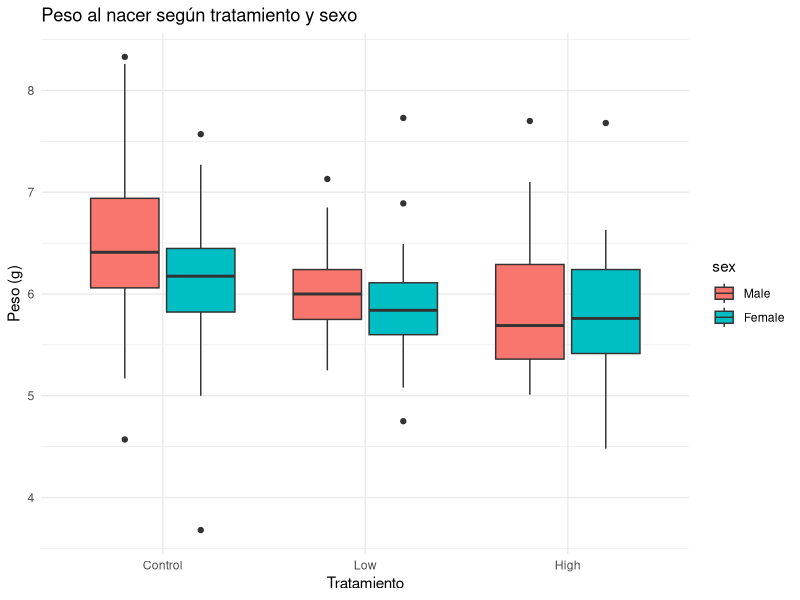
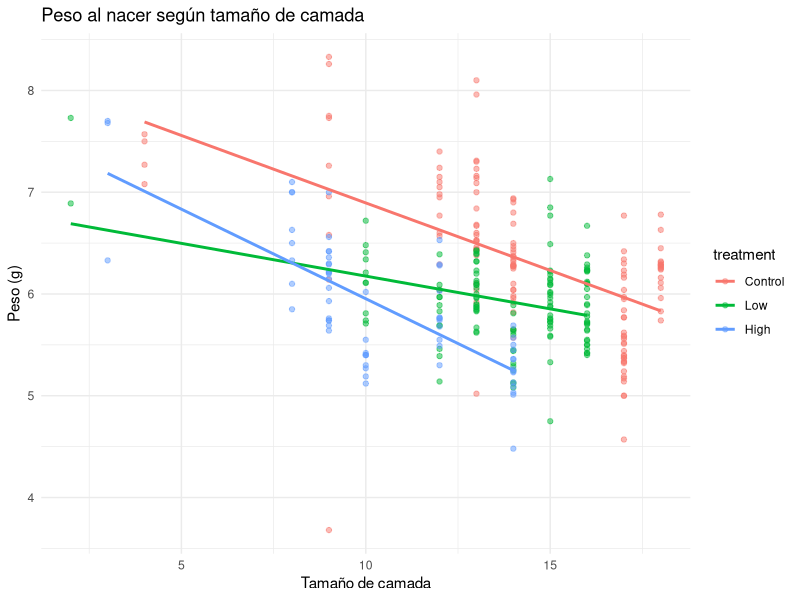
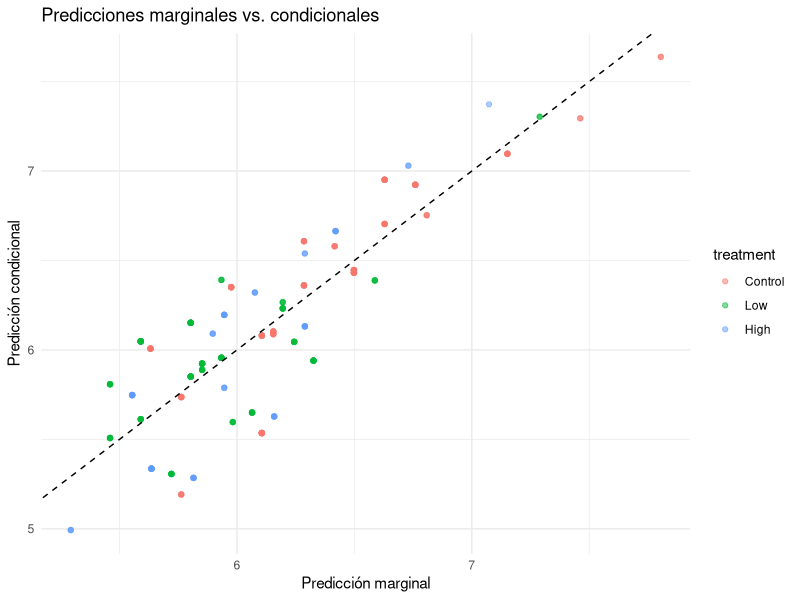
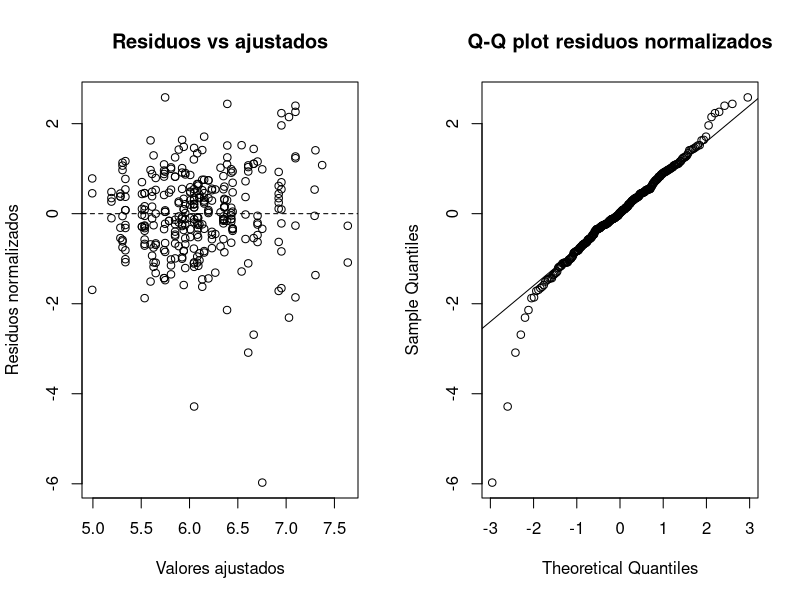

The R script that drew these images, in order:
## ---- chunk 1
library(nlme)
library(ggplot2)
library(dplyr)

ratpup <- read.table(
  "Rat_Pup.txt",
  header = TRUE,
  sep = "\t"
)

ratpup <- ratpup |>
  mutate(
    litter = factor(litter),
    treatment = factor(treatment, levels = c("Control", "Low", "High")),
    sex = factor(sex, levels = c("Male", "Female")),
    sex1 = if_else(sex == "Female", 1, 0),
    trtgrp = factor(
      if_else(treatment == "Control", "Control", "High_Low"),
      levels = c("Control", "High_Low")
    )
  )
## ---- chunk 2
ratpup |>
  group_by(treatment) |>
  summarise(
    Camadas = n_distinct(litter),
    Crias = n(),
    Peso_medio = round(mean(weight), 2),
    DE = round(sd(weight), 2)
  ) |>
  knitr::kable(caption = "Resumen por grupo de tratamiento")
## ---- chunk 3
ggplot(ratpup, aes(x = treatment, y = weight, fill = sex)) +
  geom_boxplot() +
  labs(title = "Peso al nacer según tratamiento y sexo",
       x = "Tratamiento", y = "Peso (g)") +
  theme_minimal()
## ---- chunk 4
ggplot(ratpup, aes(x = litsize, y = weight, color = treatment)) +
  geom_point(alpha = 0.5) +
  geom_smooth(method = "lm", se = FALSE) +
  labs(title = "Peso al nacer según tamaño de camada",
       x = "Tamaño de camada", y = "Peso (g)") +
  theme_minimal()
## ---- chunk 5
model3.1.fit <- lme(
  weight ~ treatment + sex1 + litsize + treatment:sex1,
  random = ~1 | litter,
  data = ratpup,
  method = "REML")
## ---- chunk 6
model3.1a.fit <- gls(
  weight ~ treatment + sex1 + litsize + treatment:sex1,
  data = ratpup,
  method = "REML")

lrt_h31 <- anova(model3.1a.fit, model3.1.fit)
lrt_h31
## ---- chunk 7
model3.2a.fit <- lme(
  weight ~ treatment + sex1 + litsize + treatment:sex1,
  random = ~1 | litter,
  data = ratpup,
  method = "REML",
  weights = varIdent(form = ~1 | treatment))
anova(model3.1.fit, model3.2a.fit)
## ---- chunk 8
model3.2b.fit <- lme(
  weight ~ treatment + sex1 + litsize + treatment:sex1,
  random = ~1 | litter,
  data = ratpup,
  method = "REML",
  weights = varIdent(form = ~1 | trtgrp))
anova(model3.2a.fit, model3.2b.fit)
## ---- chunk 9
anova(model3.1.fit, model3.2b.fit)
## ---- chunk 10
anova(model3.2b.fit)
## ---- chunk 11
model3.3.ml.fit <- lme(
  weight ~ treatment + sex1 + litsize,
  random = ~1 | litter,
  data = ratpup,
  method = "ML",
  weights = varIdent(form = ~1 | trtgrp))

model3.3a.ml.fit <- lme(
  weight ~ sex1 + litsize,
  random = ~1 | litter,
  data = ratpup,
  method = "ML",
  weights = varIdent(form = ~1 | trtgrp))

anova(model3.3a.ml.fit, model3.3.ml.fit)
## ---- chunk 12
model3.3.reml.fit <- lme(
  weight ~ treatment + sex1 + litsize,
  random = ~1 | litter,
  data = ratpup,
  method = "REML",
  weights = varIdent(form = ~1 | trtgrp))
summary(model3.3.reml.fit)
intervals(model3.3.reml.fit)
## ---- chunk 13
coefs <- intervals(model3.3.reml.fit)$fixed
tabla <- data.frame(
  Efecto = rownames(coefs),
  Estimacion = round(coefs[, "est."], 3),
  IC_inferior = round(coefs[, "lower"], 3),
  IC_superior = round(coefs[, "upper"], 3))
knitr::kable(tabla, caption = "Efectos fijos — Model 3.3 (REML)")
## ---- chunk 14
vc <- VarCorr(model3.3.reml.fit)

var_litter <- as.numeric(vc["(Intercept)", "Variance"])
var_res_control <- as.numeric(vc["Residual", "Variance"])

sd_ratio <- coef(
  model3.3.reml.fit$modelStruct$varStruct,
  unconstrained = FALSE)

var_res_high_low <- var_res_control * unname(sd_ratio)^2

icc_control  <- var_litter / (var_litter + var_res_control)
icc_high_low <- var_litter / (var_litter + var_res_high_low)

cat("Varianza entre camadas:     ", round(var_litter, 4), "\n")
cat("Varianza residual Control:  ", round(var_res_control, 4), "\n")
cat("Varianza residual High/Low: ", round(var_res_high_low, 4), "\n")
cat("ICC Control:                ", round(icc_control, 4), "\n")
cat("ICC High/Low:               ", round(icc_high_low, 4), "\n")
## ---- chunk 15
ratpup$pred_marginal    <- predict(model3.3.reml.fit, level = 0)
ratpup$pred_condicional <- predict(model3.3.reml.fit, level = 1)

ggplot(ratpup, aes(x = pred_marginal, y = pred_condicional,
                   color = treatment)) +
  geom_point(alpha = 0.5) +
  geom_abline(slope = 1, intercept = 0, linetype = "dashed") +
  labs(title = "Predicciones marginales vs. condicionales",
       x = "Predicción marginal",
       y = "Predicción condicional") +
  theme_minimal()
## ---- chunk 16
residuos_norm <- residuals(model3.3.reml.fit, type = "normalized")
ajustados     <- fitted(model3.3.reml.fit, level = 1)

par(mfrow = c(1, 2))

plot(ajustados, residuos_norm,
     xlab = "Valores ajustados",
     ylab = "Residuos normalizados",
     main = "Residuos vs ajustados")
abline(h = 0, lty = 2)

qqnorm(residuos_norm, main = "Q-Q plot residuos normalizados")
qqline(residuos_norm)
